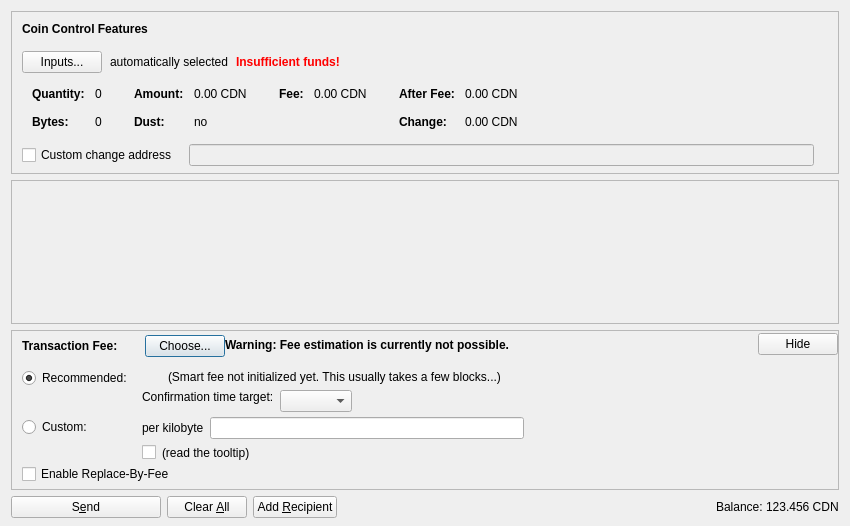
<?xml version="1.0" encoding="UTF-8"?>
<ui version="4.0">
 <class>SendCoinsDialog</class>
 <widget class="QDialog" name="SendCoinsDialog">
  <property name="geometry">
   <rect>
    <x>0</x>
    <y>0</y>
    <width>850</width>
    <height>526</height>
   </rect>
  </property>
  <property name="windowTitle">
   <string>Send Coins</string>
  </property>
  <layout class="QVBoxLayout" name="verticalLayout" stretch="0,1,0,0">
   <property name="bottomMargin">
    <number>8</number>
   </property>
   <item>
    <widget class="QFrame" name="frameCoinControl">
     <property name="sizePolicy">
      <sizepolicy hsizetype="Expanding" vsizetype="Expanding">
       <horstretch>0</horstretch>
       <verstretch>0</verstretch>
      </sizepolicy>
     </property>
     <property name="maximumSize">
      <size>
       <width>16777215</width>
       <height>16777215</height>
      </size>
     </property>
     <property name="frameShape">
      <enum>QFrame::StyledPanel</enum>
     </property>
     <property name="frameShadow">
      <enum>QFrame::Sunken</enum>
     </property>
     <layout class="QVBoxLayout" name="verticalLayoutCoinControl2">
      <property name="spacing">
       <number>0</number>
      </property>
      <property name="leftMargin">
       <number>0</number>
      </property>
      <property name="topMargin">
       <number>0</number>
      </property>
      <property name="rightMargin">
       <number>0</number>
      </property>
      <property name="bottomMargin">
       <number>6</number>
      </property>
      <item>
       <layout class="QVBoxLayout" name="verticalLayoutCoinControl" stretch="0,0,0,0,1">
        <property name="spacing">
         <number>0</number>
        </property>
        <property name="leftMargin">
         <number>10</number>
        </property>
        <property name="topMargin">
         <number>10</number>
        </property>
        <item>
         <layout class="QHBoxLayout" name="horizontalLayoutCoinControl1">
          <property name="bottomMargin">
           <number>15</number>
          </property>
          <item>
           <widget class="QLabel" name="labelCoinControlFeatures">
            <property name="sizePolicy">
             <sizepolicy hsizetype="Preferred" vsizetype="Maximum">
              <horstretch>0</horstretch>
              <verstretch>0</verstretch>
             </sizepolicy>
            </property>
            <property name="font">
             <font>
              <weight>75</weight>
              <bold>true</bold>
             </font>
            </property>
            <property name="styleSheet">
             <string notr="true">font-weight:bold;</string>
            </property>
            <property name="text">
             <string>Coin Control Features</string>
            </property>
           </widget>
          </item>
         </layout>
        </item>
        <item>
         <layout class="QHBoxLayout" name="horizontalLayoutCoinControl2" stretch="0,0,0,0">
          <property name="spacing">
           <number>8</number>
          </property>
          <property name="bottomMargin">
           <number>10</number>
          </property>
          <item>
           <widget class="QPushButton" name="pushButtonCoinControl">
            <property name="styleSheet">
             <string notr="true"/>
            </property>
            <property name="text">
             <string>Inputs...</string>
            </property>
            <property name="autoDefault">
             <bool>false</bool>
            </property>
           </widget>
          </item>
          <item>
           <widget class="QLabel" name="labelCoinControlAutomaticallySelected">
            <property name="text">
             <string>automatically selected</string>
            </property>
            <property name="margin">
             <number>5</number>
            </property>
           </widget>
          </item>
          <item>
           <widget class="QLabel" name="labelCoinControlInsuffFunds">
            <property name="font">
             <font>
              <weight>75</weight>
              <bold>true</bold>
             </font>
            </property>
            <property name="styleSheet">
             <string notr="true">color:red;font-weight:bold;</string>
            </property>
            <property name="text">
             <string>Insufficient funds!</string>
            </property>
            <property name="margin">
             <number>5</number>
            </property>
           </widget>
          </item>
          <item>
           <spacer name="horizontalSpacerCoinControl">
            <property name="orientation">
             <enum>Qt::Horizontal</enum>
            </property>
            <property name="sizeHint" stdset="0">
             <size>
              <width>40</width>
              <height>1</height>
             </size>
            </property>
           </spacer>
          </item>
         </layout>
        </item>
        <item>
         <widget class="QWidget" name="widgetCoinControl" native="true">
          <property name="sizePolicy">
           <sizepolicy hsizetype="Preferred" vsizetype="Preferred">
            <horstretch>0</horstretch>
            <verstretch>0</verstretch>
           </sizepolicy>
          </property>
          <property name="minimumSize">
           <size>
            <width>0</width>
            <height>0</height>
           </size>
          </property>
          <property name="styleSheet">
           <string notr="true"/>
          </property>
          <layout class="QHBoxLayout" name="horizontalLayoutCoinControl5">
           <property name="leftMargin">
            <number>0</number>
           </property>
           <property name="topMargin">
            <number>0</number>
           </property>
           <property name="rightMargin">
            <number>0</number>
           </property>
           <property name="bottomMargin">
            <number>0</number>
           </property>
           <item>
            <layout class="QHBoxLayout" name="horizontalLayoutCoinControl3" stretch="0,0,0,1">
             <property name="spacing">
              <number>20</number>
             </property>
             <property name="topMargin">
              <number>0</number>
             </property>
             <property name="bottomMargin">
              <number>10</number>
             </property>
             <item>
              <layout class="QFormLayout" name="formLayoutCoinControl1">
               <property name="horizontalSpacing">
                <number>10</number>
               </property>
               <property name="verticalSpacing">
                <number>14</number>
               </property>
               <property name="leftMargin">
                <number>10</number>
               </property>
               <property name="topMargin">
                <number>4</number>
               </property>
               <property name="rightMargin">
                <number>6</number>
               </property>
               <item row="0" column="0">
                <widget class="QLabel" name="labelCoinControlQuantityText">
                 <property name="font">
                  <font>
                   <weight>75</weight>
                   <bold>true</bold>
                  </font>
                 </property>
                 <property name="text">
                  <string>Quantity:</string>
                 </property>
                 <property name="margin">
                  <number>0</number>
                 </property>
                </widget>
               </item>
               <item row="0" column="1">
                <widget class="QLabel" name="labelCoinControlQuantity">
                 <property name="cursor">
                  <cursorShape>IBeamCursor</cursorShape>
                 </property>
                 <property name="contextMenuPolicy">
                  <enum>Qt::ActionsContextMenu</enum>
                 </property>
                 <property name="text">
                  <string notr="true">0</string>
                 </property>
                 <property name="margin">
                  <number>0</number>
                 </property>
                 <property name="textInteractionFlags">
                  <set>Qt::LinksAccessibleByMouse|Qt::TextSelectableByKeyboard|Qt::TextSelectableByMouse</set>
                 </property>
                </widget>
               </item>
               <item row="1" column="0">
                <widget class="QLabel" name="labelCoinControlBytesText">
                 <property name="font">
                  <font>
                   <weight>75</weight>
                   <bold>true</bold>
                  </font>
                 </property>
                 <property name="text">
                  <string>Bytes:</string>
                 </property>
                </widget>
               </item>
               <item row="1" column="1">
                <widget class="QLabel" name="labelCoinControlBytes">
                 <property name="cursor">
                  <cursorShape>IBeamCursor</cursorShape>
                 </property>
                 <property name="contextMenuPolicy">
                  <enum>Qt::ActionsContextMenu</enum>
                 </property>
                 <property name="text">
                  <string notr="true">0</string>
                 </property>
                 <property name="textInteractionFlags">
                  <set>Qt::LinksAccessibleByMouse|Qt::TextSelectableByKeyboard|Qt::TextSelectableByMouse</set>
                 </property>
                </widget>
               </item>
              </layout>
             </item>
             <item>
              <layout class="QFormLayout" name="formLayoutCoinControl2">
               <property name="horizontalSpacing">
                <number>10</number>
               </property>
               <property name="verticalSpacing">
                <number>14</number>
               </property>
               <property name="leftMargin">
                <number>6</number>
               </property>
               <property name="topMargin">
                <number>4</number>
               </property>
               <property name="rightMargin">
                <number>6</number>
               </property>
               <item row="0" column="0">
                <widget class="QLabel" name="labelCoinControlAmountText">
                 <property name="font">
                  <font>
                   <weight>75</weight>
                   <bold>true</bold>
                  </font>
                 </property>
                 <property name="text">
                  <string>Amount:</string>
                 </property>
                 <property name="margin">
                  <number>0</number>
                 </property>
                </widget>
               </item>
               <item row="0" column="1">
                <widget class="QLabel" name="labelCoinControlAmount">
                 <property name="cursor">
                  <cursorShape>IBeamCursor</cursorShape>
                 </property>
                 <property name="contextMenuPolicy">
                  <enum>Qt::ActionsContextMenu</enum>
                 </property>
                 <property name="text">
                  <string notr="true">0.00 CDN</string>
                 </property>
                 <property name="textInteractionFlags">
                  <set>Qt::LinksAccessibleByMouse|Qt::TextSelectableByKeyboard|Qt::TextSelectableByMouse</set>
                 </property>
                </widget>
               </item>
               <item row="1" column="0">
                <widget class="QLabel" name="labelCoinControlLowOutputText">
                 <property name="font">
                  <font>
                   <weight>75</weight>
                   <bold>true</bold>
                  </font>
                 </property>
                 <property name="text">
                  <string>Dust:</string>
                 </property>
                </widget>
               </item>
               <item row="1" column="1">
                <widget class="QLabel" name="labelCoinControlLowOutput">
                 <property name="cursor">
                  <cursorShape>IBeamCursor</cursorShape>
                 </property>
                 <property name="contextMenuPolicy">
                  <enum>Qt::ActionsContextMenu</enum>
                 </property>
                 <property name="text">
                  <string notr="true">no</string>
                 </property>
                 <property name="textInteractionFlags">
                  <set>Qt::LinksAccessibleByMouse|Qt::TextSelectableByKeyboard|Qt::TextSelectableByMouse</set>
                 </property>
                </widget>
               </item>
              </layout>
             </item>
             <item>
              <layout class="QFormLayout" name="formLayoutCoinControl3">
               <property name="horizontalSpacing">
                <number>10</number>
               </property>
               <property name="verticalSpacing">
                <number>14</number>
               </property>
               <property name="leftMargin">
                <number>6</number>
               </property>
               <property name="topMargin">
                <number>4</number>
               </property>
               <property name="rightMargin">
                <number>6</number>
               </property>
               <item row="0" column="0">
                <widget class="QLabel" name="labelCoinControlFeeText">
                 <property name="font">
                  <font>
                   <weight>75</weight>
                   <bold>true</bold>
                  </font>
                 </property>
                 <property name="text">
                  <string>Fee:</string>
                 </property>
                 <property name="margin">
                  <number>0</number>
                 </property>
                </widget>
               </item>
               <item row="0" column="1">
                <widget class="QLabel" name="labelCoinControlFee">
                 <property name="cursor">
                  <cursorShape>IBeamCursor</cursorShape>
                 </property>
                 <property name="contextMenuPolicy">
                  <enum>Qt::ActionsContextMenu</enum>
                 </property>
                 <property name="text">
                  <string notr="true">0.00 CDN</string>
                 </property>
                 <property name="textInteractionFlags">
                  <set>Qt::LinksAccessibleByMouse|Qt::TextSelectableByKeyboard|Qt::TextSelectableByMouse</set>
                 </property>
                </widget>
               </item>
              </layout>
             </item>
             <item>
              <layout class="QFormLayout" name="formLayoutCoinControl4">
               <property name="horizontalSpacing">
                <number>10</number>
               </property>
               <property name="verticalSpacing">
                <number>14</number>
               </property>
               <property name="leftMargin">
                <number>6</number>
               </property>
               <property name="topMargin">
                <number>4</number>
               </property>
               <property name="rightMargin">
                <number>6</number>
               </property>
               <item row="0" column="0">
                <widget class="QLabel" name="labelCoinControlAfterFeeText">
                 <property name="font">
                  <font>
                   <weight>75</weight>
                   <bold>true</bold>
                  </font>
                 </property>
                 <property name="text">
                  <string>After Fee:</string>
                 </property>
                 <property name="margin">
                  <number>0</number>
                 </property>
                </widget>
               </item>
               <item row="0" column="1">
                <widget class="QLabel" name="labelCoinControlAfterFee">
                 <property name="cursor">
                  <cursorShape>IBeamCursor</cursorShape>
                 </property>
                 <property name="contextMenuPolicy">
                  <enum>Qt::ActionsContextMenu</enum>
                 </property>
                 <property name="text">
                  <string notr="true">0.00 CDN</string>
                 </property>
                 <property name="textInteractionFlags">
                  <set>Qt::LinksAccessibleByMouse|Qt::TextSelectableByKeyboard|Qt::TextSelectableByMouse</set>
                 </property>
                </widget>
               </item>
               <item row="1" column="0">
                <widget class="QLabel" name="labelCoinControlChangeText">
                 <property name="font">
                  <font>
                   <weight>75</weight>
                   <bold>true</bold>
                  </font>
                 </property>
                 <property name="text">
                  <string>Change:</string>
                 </property>
                </widget>
               </item>
               <item row="1" column="1">
                <widget class="QLabel" name="labelCoinControlChange">
                 <property name="cursor">
                  <cursorShape>IBeamCursor</cursorShape>
                 </property>
                 <property name="contextMenuPolicy">
                  <enum>Qt::ActionsContextMenu</enum>
                 </property>
                 <property name="text">
                  <string notr="true">0.00 CDN</string>
                 </property>
                 <property name="textInteractionFlags">
                  <set>Qt::LinksAccessibleByMouse|Qt::TextSelectableByKeyboard|Qt::TextSelectableByMouse</set>
                 </property>
                </widget>
               </item>
              </layout>
             </item>
            </layout>
           </item>
          </layout>
         </widget>
        </item>
        <item>
         <layout class="QHBoxLayout" name="horizontalLayoutCoinControl4" stretch="0,0,0">
          <property name="spacing">
           <number>12</number>
          </property>
          <property name="sizeConstraint">
           <enum>QLayout::SetDefaultConstraint</enum>
          </property>
          <property name="topMargin">
           <number>5</number>
          </property>
          <property name="rightMargin">
           <number>5</number>
          </property>
          <item>
           <widget class="QCheckBox" name="checkBoxCoinControlChange">
            <property name="toolTip">
             <string>If this is activated, but the change address is empty or invalid, change will be sent to a newly generated address.</string>
            </property>
            <property name="text">
             <string>Custom change address</string>
            </property>
           </widget>
          </item>
          <item>
           <widget class="QValidatedLineEdit" name="lineEditCoinControlChange">
            <property name="enabled">
             <bool>false</bool>
            </property>
            <property name="sizePolicy">
             <sizepolicy hsizetype="Expanding" vsizetype="Fixed">
              <horstretch>0</horstretch>
              <verstretch>0</verstretch>
             </sizepolicy>
            </property>
           </widget>
          </item>
          <item>
           <widget class="QLabel" name="labelCoinControlChangeLabel">
            <property name="sizePolicy">
             <sizepolicy hsizetype="Preferred" vsizetype="Expanding">
              <horstretch>0</horstretch>
              <verstretch>0</verstretch>
             </sizepolicy>
            </property>
            <property name="minimumSize">
             <size>
              <width>0</width>
              <height>0</height>
             </size>
            </property>
            <property name="text">
             <string/>
            </property>
            <property name="margin">
             <number>3</number>
            </property>
           </widget>
          </item>
         </layout>
        </item>
        <item>
         <spacer name="verticalSpacerCoinControl">
          <property name="orientation">
           <enum>Qt::Vertical</enum>
          </property>
          <property name="sizeHint" stdset="0">
           <size>
            <width>800</width>
            <height>1</height>
           </size>
          </property>
         </spacer>
        </item>
       </layout>
      </item>
     </layout>
    </widget>
   </item>
   <item>
    <widget class="QScrollArea" name="scrollArea">
     <property name="widgetResizable">
      <bool>true</bool>
     </property>
     <widget class="QWidget" name="scrollAreaWidgetContents">
      <property name="geometry">
       <rect>
        <x>0</x>
        <y>0</y>
        <width>830</width>
        <height>104</height>
       </rect>
      </property>
      <layout class="QVBoxLayout" name="verticalLayout_2" stretch="0,1">
       <property name="leftMargin">
        <number>0</number>
       </property>
       <property name="topMargin">
        <number>0</number>
       </property>
       <property name="rightMargin">
        <number>0</number>
       </property>
       <property name="bottomMargin">
        <number>0</number>
       </property>
       <item>
        <layout class="QVBoxLayout" name="entries">
         <property name="spacing">
          <number>6</number>
         </property>
        </layout>
       </item>
       <item>
        <spacer name="verticalSpacer">
         <property name="orientation">
          <enum>Qt::Vertical</enum>
         </property>
         <property name="sizeHint" stdset="0">
          <size>
           <width>20</width>
           <height>40</height>
          </size>
         </property>
        </spacer>
       </item>
      </layout>
     </widget>
    </widget>
   </item>
   <item>
    <widget class="QFrame" name="frameFee">
     <property name="sizePolicy">
      <sizepolicy hsizetype="Expanding" vsizetype="Expanding">
       <horstretch>0</horstretch>
       <verstretch>0</verstretch>
      </sizepolicy>
     </property>
     <property name="maximumSize">
      <size>
       <width>16777215</width>
       <height>16777215</height>
      </size>
     </property>
     <property name="frameShape">
      <enum>QFrame::StyledPanel</enum>
     </property>
     <property name="frameShadow">
      <enum>QFrame::Sunken</enum>
     </property>
     <layout class="QVBoxLayout" name="verticalLayoutFee1">
      <property name="spacing">
       <number>0</number>
      </property>
      <property name="leftMargin">
       <number>0</number>
      </property>
      <property name="topMargin">
       <number>0</number>
      </property>
      <property name="rightMargin">
       <number>0</number>
      </property>
      <property name="bottomMargin">
       <number>0</number>
      </property>
      <item>
       <layout class="QVBoxLayout" name="verticalLayoutFee2" stretch="0,0,0">
        <property name="spacing">
         <number>0</number>
        </property>
        <property name="leftMargin">
         <number>10</number>
        </property>
        <property name="topMargin">
         <number>0</number>
        </property>
        <item>
         <layout class="QHBoxLayout" name="horizontalLayoutFee1">
          <property name="bottomMargin">
           <number>0</number>
          </property>
          <item>
           <layout class="QVBoxLayout" name="verticalLayoutFee7">
            <property name="spacing">
             <number>0</number>
            </property>
            <item>
             <spacer name="verticalSpacerSmartFee">
              <property name="orientation">
               <enum>Qt::Vertical</enum>
              </property>
              <property name="sizeType">
               <enum>QSizePolicy::Fixed</enum>
              </property>
              <property name="sizeHint" stdset="0">
               <size>
                <width>1</width>
                <height>4</height>
               </size>
              </property>
             </spacer>
            </item>
            <item>
             <layout class="QHBoxLayout" name="horizontalLayoutSmartFee">
              <property name="spacing">
               <number>10</number>
              </property>
              <item>
               <widget class="QLabel" name="labelFeeHeadline">
                <property name="sizePolicy">
                 <sizepolicy hsizetype="Preferred" vsizetype="Maximum">
                  <horstretch>0</horstretch>
                  <verstretch>0</verstretch>
                 </sizepolicy>
                </property>
                <property name="font">
                 <font>
                  <weight>75</weight>
                  <bold>true</bold>
                 </font>
                </property>
                <property name="styleSheet">
                 <string notr="true">font-weight:bold;</string>
                </property>
                <property name="text">
                 <string>Transaction Fee:</string>
                </property>
               </widget>
              </item>
              <item>
               <widget class="QLabel" name="labelFeeMinimized">
                <property name="text">
                 <string/>
                </property>
               </widget>
              </item>
              <item>
               <widget class="QPushButton" name="buttonChooseFee">
                <property name="text">
                 <string>Choose...</string>
                </property>
               </widget>
              </item>
             </layout>
            </item>
            <item>
             <spacer name="verticalSpacer_5">
              <property name="orientation">
               <enum>Qt::Vertical</enum>
              </property>
              <property name="sizeHint" stdset="0">
               <size>
                <width>1</width>
                <height>1</height>
               </size>
              </property>
             </spacer>
            </item>
           </layout>
          </item>
          <item>
           <widget class="QLabel" name="fallbackFeeWarningLabel">
            <property name="toolTip">
             <string>Using the fallbackfee can result in sending a transaction that will take several hours or days (or never) to confirm. Consider choosing your fee manually or wait until you have validated the complete chain.</string>
            </property>
            <property name="font">
            <font>
                <weight>75</weight>
                <bold>true</bold>
            </font>
            </property>
            <property name="text">
             <string>Warning: Fee estimation is currently not possible.</string>
            </property>
            <property name="wordWrap">
             <bool>false</bool>
            </property>
           </widget>
          </item>
          <item>
           <spacer name="horizontalSpacer_4">
            <property name="orientation">
             <enum>Qt::Horizontal</enum>
            </property>
            <property name="sizeType">
             <enum>QSizePolicy::MinimumExpanding</enum>
            </property>
            <property name="sizeHint" stdset="0">
             <size>
              <width>40</width>
              <height>20</height>
             </size>
            </property>
           </spacer>
          </item>
          <item>
           <widget class="QPushButton" name="buttonMinimizeFee">
            <property name="toolTip">
             <string>collapse fee-settings</string>
            </property>
            <property name="text">
             <string>Hide</string>
            </property>
           </widget>
          </item>
         </layout>
        </item>
        <item>
         <widget class="QFrame" name="frameFeeSelection">
          <layout class="QVBoxLayout" name="verticalLayoutFee12">
           <property name="spacing">
            <number>0</number>
           </property>
           <property name="leftMargin">
            <number>0</number>
           </property>
           <property name="topMargin">
            <number>0</number>
           </property>
           <property name="rightMargin">
            <number>0</number>
           </property>
           <property name="bottomMargin">
            <number>0</number>
           </property>
           <item>
            <layout class="QGridLayout" name="gridLayoutFee">
             <property name="topMargin">
              <number>10</number>
             </property>
             <property name="bottomMargin">
              <number>4</number>
             </property>
             <property name="horizontalSpacing">
              <number>10</number>
             </property>
             <property name="verticalSpacing">
              <number>4</number>
             </property>
             <item row="1" column="1">
              <layout class="QVBoxLayout" name="verticalLayoutFee8">
               <property name="spacing">
                <number>6</number>
               </property>
               <item>
                <layout class="QHBoxLayout" name="horizontalLayoutFee13">
                 <item>
                  <widget class="QLabel" name="labelCustomPerKilobyte">
                   <property name="toolTip">
                    <string>If the custom fee is set to 1000 satoshis and the transaction is only 250 bytes, then &quot;per kilobyte&quot; only pays 250 satoshis in fee, while &quot;total at least&quot; pays 1000 satoshis. For transactions bigger than a kilobyte both pay by kilobyte.</string>
                   </property>
                   <property name="text">
                    <string>per kilobyte</string>
                   </property>
                  </widget>
                 </item>
                 <item>
                  <widget class="BitcoinAmountField" name="customFee"/>
                 </item>
                 <item>
                  <spacer name="horizontalSpacer_6">
                   <property name="orientation">
                    <enum>Qt::Horizontal</enum>
                   </property>
                   <property name="sizeHint" stdset="0">
                    <size>
                     <width>1</width>
                     <height>1</height>
                    </size>
                   </property>
                  </spacer>
                 </item>
                </layout>
               </item>
               <item>
                <layout class="QHBoxLayout" name="horizontalLayoutFee8">
                 <item>
                  <widget class="QCheckBox" name="checkBoxMinimumFee">
                   <property name="toolTip">
                    <string>Paying only the minimum fee is just fine as long as there is less transaction volume than space in the blocks. But be aware that this can end up in a never confirming transaction once there is more demand for canadaecoin transactions than the network can process.</string>
                   </property>
                   <property name="text">
                    <string/>
                   </property>
                  </widget>
                 </item>
                 <item>
                  <widget class="QLabel" name="labelMinFeeWarning">
                   <property name="enabled">
                    <bool>true</bool>
                   </property>
                   <property name="toolTip">
                    <string>Paying only the minimum fee is just fine as long as there is less transaction volume than space in the blocks. But be aware that this can end up in a never confirming transaction once there is more demand for canadaecoin transactions than the network can process.</string>
                   </property>
                   <property name="text">
                    <string>(read the tooltip)</string>
                   </property>
                   <property name="margin">
                    <number>5</number>
                   </property>
                  </widget>
                 </item>
                 <item>
                  <spacer name="horizontalSpacer_2">
                   <property name="orientation">
                    <enum>Qt::Horizontal</enum>
                   </property>
                   <property name="sizeHint" stdset="0">
                    <size>
                     <width>1</width>
                     <height>1</height>
                    </size>
                   </property>
                  </spacer>
                 </item>
                </layout>
               </item>
              </layout>
             </item>
             <item row="0" column="0">
              <layout class="QVBoxLayout" name="verticalLayoutFee4" stretch="0,1">
               <item>
                <widget class="QRadioButton" name="radioSmartFee">
                 <property name="text">
                  <string>Recommended:</string>
                 </property>
                 <property name="checked">
                  <bool>true</bool>
                 </property>
                 <attribute name="buttonGroup">
                  <string notr="true">groupFee</string>
                 </attribute>
                </widget>
               </item>
               <item>
                <spacer name="verticalSpacer_2">
                 <property name="orientation">
                  <enum>Qt::Vertical</enum>
                 </property>
                 <property name="sizeHint" stdset="0">
                  <size>
                   <width>1</width>
                   <height>1</height>
                  </size>
                 </property>
                </spacer>
               </item>
              </layout>
             </item>
             <item row="1" column="0">
              <layout class="QVBoxLayout" name="verticalLayoutFee9" stretch="0,1">
               <item>
                <widget class="QRadioButton" name="radioCustomFee">
                 <property name="text">
                  <string>Custom:</string>
                 </property>
                 <attribute name="buttonGroup">
                  <string notr="true">groupFee</string>
                 </attribute>
                </widget>
               </item>
               <item>
                <spacer name="verticalSpacer_6">
                 <property name="orientation">
                  <enum>Qt::Vertical</enum>
                 </property>
                 <property name="sizeHint" stdset="0">
                  <size>
                   <width>1</width>
                   <height>1</height>
                  </size>
                 </property>
                </spacer>
               </item>
              </layout>
             </item>
             <item row="0" column="1">
              <layout class="QVBoxLayout" name="verticalLayoutFee3" stretch="0,0,1">
               <property name="spacing">
                <number>6</number>
               </property>
               <property name="topMargin">
                <number>2</number>
               </property>
               <item>
                <layout class="QHBoxLayout" name="horizontalLayoutFee12">
                 <item>
                  <widget class="QLabel" name="labelSmartFee">
                   <property name="text">
                    <string/>
                   </property>
                   <property name="margin">
                    <number>2</number>
                   </property>
                  </widget>
                 </item>
                 <item>
                  <widget class="QLabel" name="labelFeeEstimation">
                   <property name="text">
                    <string/>
                   </property>
                  </widget>
                 </item>
                 <item>
                  <widget class="QLabel" name="labelSmartFee2">
                   <property name="text">
                    <string>(Smart fee not initialized yet. This usually takes a few blocks...)</string>
                   </property>
                   <property name="margin">
                    <number>2</number>
                   </property>
                  </widget>
                 </item>
                 <item>
                  <spacer name="horizontalSpacer_5">
                   <property name="orientation">
                    <enum>Qt::Horizontal</enum>
                   </property>
                   <property name="sizeHint" stdset="0">
                    <size>
                     <width>1</width>
                     <height>1</height>
                    </size>
                   </property>
                  </spacer>
                 </item>
                </layout>
               </item>
               <item>
                <layout class="QHBoxLayout" name="horizontalLayoutFee9">
                 <item>
                  <layout class="QVBoxLayout" name="verticalLayoutFee6">
                   <item>
                    <widget class="QLabel" name="labelSmartFee3">
                     <property name="text">
                      <string>Confirmation time target:</string>
                     </property>
                     <property name="margin">
                      <number>2</number>
                     </property>
                    </widget>
                   </item>
                   <item>
                    <spacer name="verticalSpacer_3">
                     <property name="orientation">
                      <enum>Qt::Vertical</enum>
                     </property>
                     <property name="sizeHint" stdset="0">
                      <size>
                       <width>1</width>
                       <height>1</height>
                      </size>
                     </property>
                    </spacer>
                   </item>
                  </layout>
                 </item>
                 <item>
                  <layout class="QVBoxLayout" name="verticalLayoutFee5">
                   <property name="rightMargin">
                    <number>30</number>
                   </property>
                   <item>
                    <layout class="QHBoxLayout" name="horizontalLayoutConfTarget">
                     <property name="bottomMargin">
                      <number>0</number>
                     </property>
                     <item>
                      <widget class="QComboBox" name="confTargetSelector"/>
                     </item>
                     <item>
                      <spacer name="horizontalSpacerConfTarget">
                       <property name="orientation">
                        <enum>Qt::Horizontal</enum>
                       </property>
                       <property name="sizeHint" stdset="0">
                        <size>
                         <width>40</width>
                         <height>20</height>
                        </size>
                       </property>
                      </spacer>
                     </item>
                    </layout>
                   </item>
                  </layout>
                 </item>
                </layout>
               </item>
               <item>
                <spacer name="verticalSpacer_4">
                 <property name="orientation">
                  <enum>Qt::Vertical</enum>
                 </property>
                 <property name="sizeHint" stdset="0">
                  <size>
                   <width>1</width>
                   <height>1</height>
                  </size>
                 </property>
                </spacer>
               </item>
              </layout>
             </item>
            </layout>
           </item>
           <item>
            <widget class="QCheckBox" name="optInRBF">
             <property name="text">
              <string>Enable Replace-By-Fee</string>
             </property>
             <property name="toolTip">
              <string>With Replace-By-Fee (BIP-125) you can increase a transaction's fee after it is sent. Without this, a higher fee may be recommended to compensate for increased transaction delay risk.</string>
             </property>
            </widget>
           </item>
          </layout>
         </widget>
        </item>
        <item>
         <spacer name="verticalSpacerFee">
          <property name="orientation">
           <enum>Qt::Vertical</enum>
          </property>
          <property name="sizeHint" stdset="0">
           <size>
            <width>40</width>
            <height>5</height>
           </size>
          </property>
         </spacer>
        </item>
       </layout>
      </item>
     </layout>
    </widget>
   </item>
   <item>
    <layout class="QHBoxLayout" name="horizontalLayout">
     <item>
      <widget class="QPushButton" name="sendButton">
       <property name="minimumSize">
        <size>
         <width>150</width>
         <height>0</height>
        </size>
       </property>
       <property name="toolTip">
        <string>Confirm the send action</string>
       </property>
       <property name="text">
        <string>S&amp;end</string>
       </property>
       <property name="icon">
        <iconset resource="../bitcoin.qrc">
         <normaloff>:/icons/send</normaloff>:/icons/send</iconset>
       </property>
       <property name="autoDefault">
        <bool>false</bool>
       </property>
       <property name="default">
        <bool>false</bool>
       </property>
      </widget>
     </item>
     <item>
      <widget class="QPushButton" name="clearButton">
       <property name="sizePolicy">
        <sizepolicy hsizetype="Minimum" vsizetype="Fixed">
         <horstretch>0</horstretch>
         <verstretch>0</verstretch>
        </sizepolicy>
       </property>
       <property name="toolTip">
        <string>Clear all fields of the form.</string>
       </property>
       <property name="text">
        <string>Clear &amp;All</string>
       </property>
       <property name="icon">
        <iconset resource="../bitcoin.qrc">
         <normaloff>:/icons/remove</normaloff>:/icons/remove</iconset>
       </property>
       <property name="autoDefault">
        <bool>false</bool>
       </property>
      </widget>
     </item>
     <item>
      <widget class="QPushButton" name="addButton">
       <property name="toolTip">
        <string>Send to multiple recipients at once</string>
       </property>
       <property name="text">
        <string>Add &amp;Recipient</string>
       </property>
       <property name="icon">
        <iconset resource="../bitcoin.qrc">
         <normaloff>:/icons/add</normaloff>:/icons/add</iconset>
       </property>
       <property name="autoDefault">
        <bool>false</bool>
       </property>
      </widget>
     </item>
     <item>
      <spacer name="horizontalSpacer">
       <property name="orientation">
        <enum>Qt::Horizontal</enum>
       </property>
       <property name="sizeHint" stdset="0">
        <size>
         <width>40</width>
         <height>20</height>
        </size>
       </property>
      </spacer>
     </item>
     <item>
      <layout class="QHBoxLayout" name="horizontalLayout_2">
       <property name="spacing">
        <number>3</number>
       </property>
       <item>
        <widget class="QLabel" name="label">
         <property name="sizePolicy">
          <sizepolicy hsizetype="Preferred" vsizetype="Fixed">
           <horstretch>0</horstretch>
           <verstretch>0</verstretch>
          </sizepolicy>
         </property>
         <property name="text">
          <string>Balance:</string>
         </property>
        </widget>
       </item>
       <item>
        <widget class="QLabel" name="labelBalance">
         <property name="sizePolicy">
          <sizepolicy hsizetype="Preferred" vsizetype="Fixed">
           <horstretch>0</horstretch>
           <verstretch>0</verstretch>
          </sizepolicy>
         </property>
         <property name="cursor">
          <cursorShape>IBeamCursor</cursorShape>
         </property>
         <property name="text">
          <string notr="true">123.456 CDN</string>
         </property>
         <property name="textInteractionFlags">
          <set>Qt::LinksAccessibleByMouse|Qt::TextSelectableByKeyboard|Qt::TextSelectableByMouse</set>
         </property>
        </widget>
       </item>
      </layout>
     </item>
    </layout>
   </item>
  </layout>
 </widget>
 <customwidgets>
  <customwidget>
   <class>QValidatedLineEdit</class>
   <extends>QLineEdit</extends>
   <header>qt/qvalidatedlineedit.h</header>
  </customwidget>
  <customwidget>
   <class>BitcoinAmountField</class>
   <extends>QLineEdit</extends>
   <header>qt/bitcoinamountfield.h</header>
   <container>1</container>
  </customwidget>
 </customwidgets>
 <resources>
  <include location="../bitcoin.qrc"/>
 </resources>
 <connections/>
 <buttongroups>
  <buttongroup name="groupFee"/>
 </buttongroups>
</ui>
